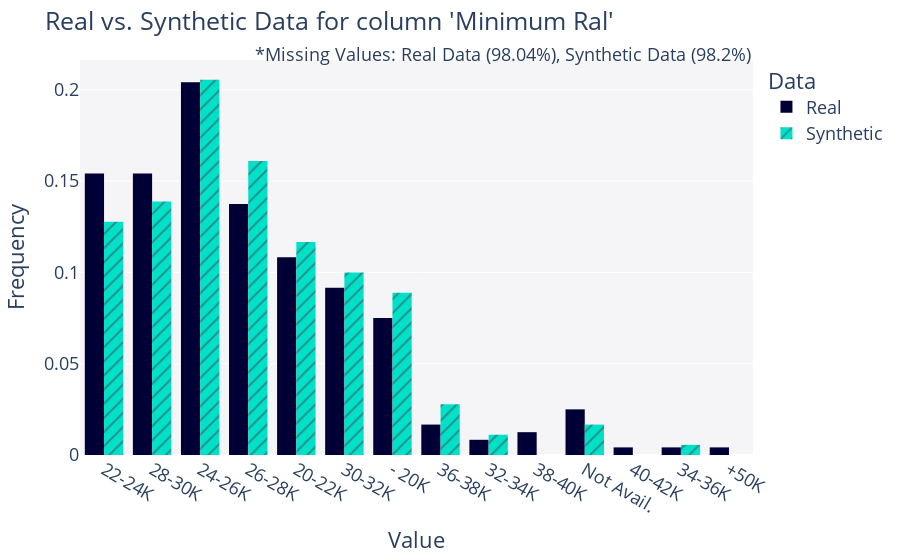
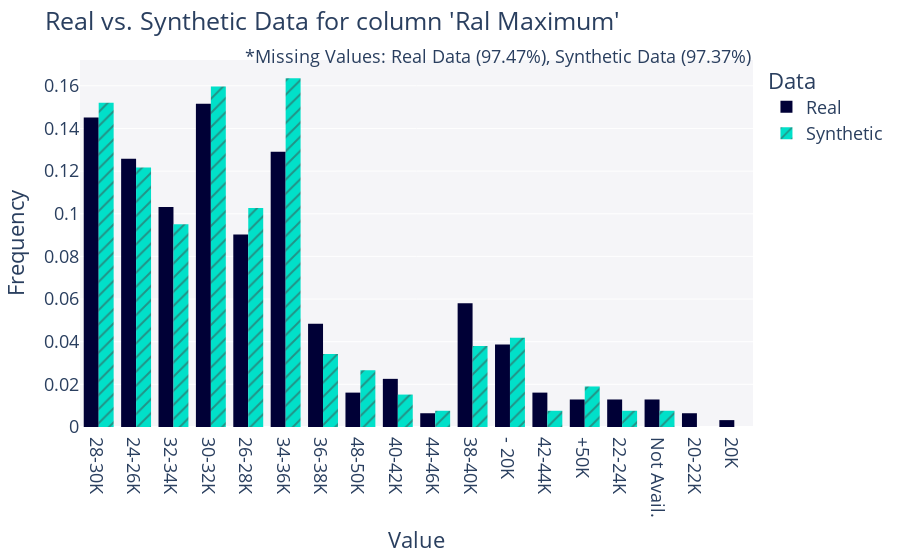
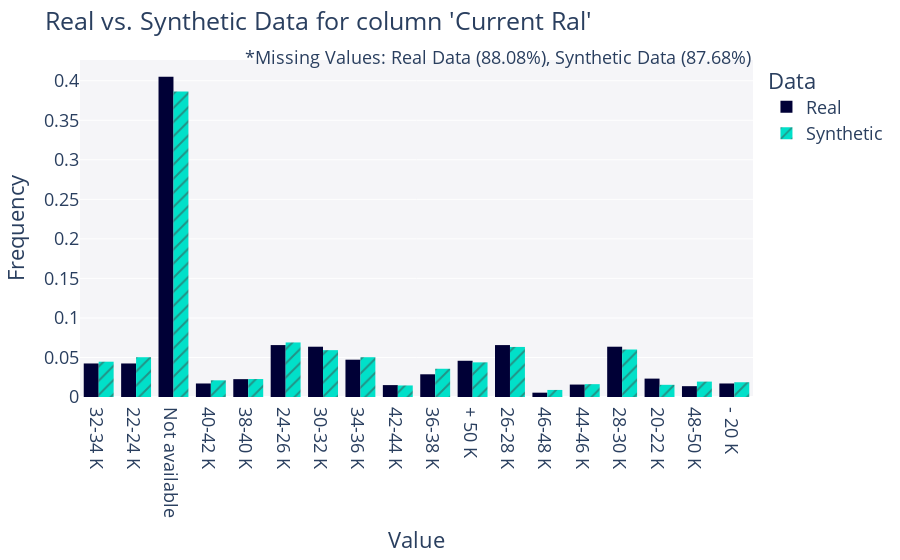
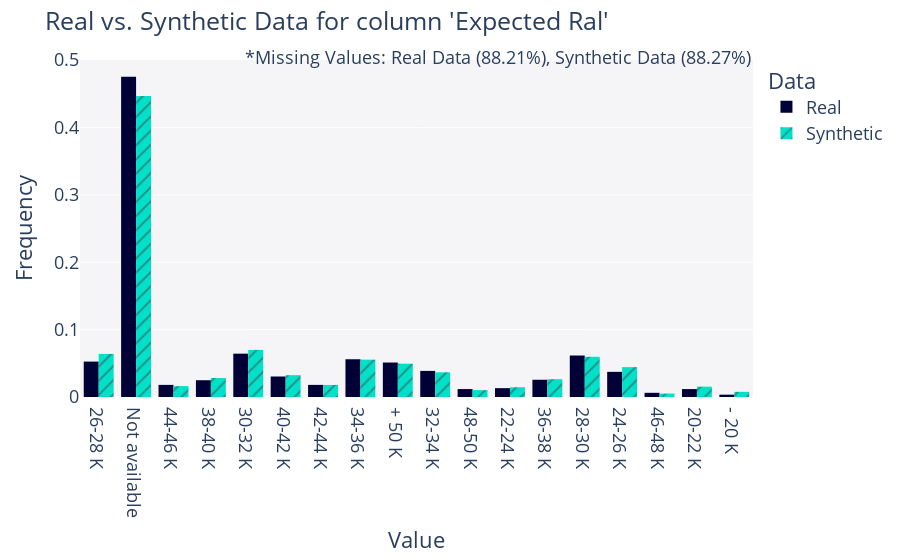

Notebook code cell kept with these figures, in order:
### Code cell
# 3. plot the data
columns_to_plot = ['Minimum Ral', 'Ral Maximum', 'Current Ral', 'Expected Ral', 'Year of insertion', 'Year of Recruitment', 'Sex', 'Candidate State', 'Age Range', 'Years Experience']
for col in columns_to_plot:
    fig = get_column_plot(
        real_data=data,
        synthetic_data=synthetic_data,
        metadata=metadata,
        column_name=col,
        plot_type='bar'
    )
        
    fig.show()

### Figure 1 — Plotly figure (JSON) as saved in the notebook; plotly's stock layout.template omitted (floating-point values rounded to 4 significant figures; data arrays with more than 128 entries replaced by an {"elided": "..."} marker saying what was removed)
{"data": [{"alignmentgroup": "True", "bingroup": "x", "histnorm": "probability density", "hovertemplate": "<b>Real</b><br>Frequency: %{y}<extra></extra>", "legendgroup": "Real", "marker": {"color": "#000036", "pattern": {"shape": ""}}, "name": "Real", "offsetgroup": "Real", "orientation": "v", "showlegend": true, "type": "histogram", "x": {"elided": "240 str values"}, "xaxis": "x", "yaxis": "y"}, {"alignmentgroup": "True", "bingroup": "x", "histnorm": "probability density", "hovertemplate": "<b>Synthetic</b><br>Frequency: %{y}<extra></extra>", "legendgroup": "Synthetic", "marker": {"color": "#01E0C9", "pattern": {"shape": "/"}}, "name": "Synthetic", "offsetgroup": "Synthetic", "orientation": "v", "showlegend": true, "type": "histogram", "x": {"elided": "180 str values"}, "xaxis": "x", "yaxis": "y"}], "layout": {"annotations": [{"showarrow": false, "text": "*Missing Values: Real Data (98.04%), Synthetic Data (98.2%)", "x": 1, "xref": "paper", "y": 1.05, "yref": "paper"}], "barmode": "group", "font": {"size": 18}, "legend": {"title": {"text": "Data"}, "tracegroupgap": 0}, "margin": {"t": 60}, "plot_bgcolor": "#F5F5F8", "title": {"text": "Real vs. Synthetic Data for column 'Minimum Ral'"}, "xaxis": {"anchor": "y", "domain": [0, 1], "title": {"text": "Value"}}, "yaxis": {"anchor": "x", "domain": [0, 1], "title": {"text": "Frequency"}}}}

### Figure 2 — Plotly figure (JSON) as saved in the notebook; plotly's stock layout.template omitted (floating-point values rounded to 4 significant figures; data arrays with more than 128 entries replaced by an {"elided": "..."} marker saying what was removed)
{"data": [{"alignmentgroup": "True", "bingroup": "x", "histnorm": "probability density", "hovertemplate": "<b>Real</b><br>Frequency: %{y}<extra></extra>", "legendgroup": "Real", "marker": {"color": "#000036", "pattern": {"shape": ""}}, "name": "Real", "offsetgroup": "Real", "orientation": "v", "showlegend": true, "type": "histogram", "x": {"elided": "310 str values"}, "xaxis": "x", "yaxis": "y"}, {"alignmentgroup": "True", "bingroup": "x", "histnorm": "probability density", "hovertemplate": "<b>Synthetic</b><br>Frequency: %{y}<extra></extra>", "legendgroup": "Synthetic", "marker": {"color": "#01E0C9", "pattern": {"shape": "/"}}, "name": "Synthetic", "offsetgroup": "Synthetic", "orientation": "v", "showlegend": true, "type": "histogram", "x": {"elided": "263 str values"}, "xaxis": "x", "yaxis": "y"}], "layout": {"annotations": [{"showarrow": false, "text": "*Missing Values: Real Data (97.47%), Synthetic Data (97.37%)", "x": 1, "xref": "paper", "y": 1.05, "yref": "paper"}], "barmode": "group", "font": {"size": 18}, "legend": {"title": {"text": "Data"}, "tracegroupgap": 0}, "margin": {"t": 60}, "plot_bgcolor": "#F5F5F8", "title": {"text": "Real vs. Synthetic Data for column 'Ral Maximum'"}, "xaxis": {"anchor": "y", "domain": [0, 1], "title": {"text": "Value"}}, "yaxis": {"anchor": "x", "domain": [0, 1], "title": {"text": "Frequency"}}}}

### Figure 3 — Plotly figure (JSON) as saved in the notebook; plotly's stock layout.template omitted (floating-point values rounded to 4 significant figures; data arrays with more than 128 entries replaced by an {"elided": "..."} marker saying what was removed)
{"data": [{"alignmentgroup": "True", "bingroup": "x", "histnorm": "probability density", "hovertemplate": "<b>Real</b><br>Frequency: %{y}<extra></extra>", "legendgroup": "Real", "marker": {"color": "#000036", "pattern": {"shape": ""}}, "name": "Real", "offsetgroup": "Real", "orientation": "v", "showlegend": true, "type": "histogram", "x": {"elided": "1462 str values"}, "xaxis": "x", "yaxis": "y"}, {"alignmentgroup": "True", "bingroup": "x", "histnorm": "probability density", "hovertemplate": "<b>Synthetic</b><br>Frequency: %{y}<extra></extra>", "legendgroup": "Synthetic", "marker": {"color": "#01E0C9", "pattern": {"shape": "/"}}, "name": "Synthetic", "offsetgroup": "Synthetic", "orientation": "v", "showlegend": true, "type": "histogram", "x": {"elided": "1232 str values"}, "xaxis": "x", "yaxis": "y"}], "layout": {"annotations": [{"showarrow": false, "text": "*Missing Values: Real Data (88.08%), Synthetic Data (87.68%)", "x": 1, "xref": "paper", "y": 1.05, "yref": "paper"}], "barmode": "group", "font": {"size": 18}, "legend": {"title": {"text": "Data"}, "tracegroupgap": 0}, "margin": {"t": 60}, "plot_bgcolor": "#F5F5F8", "title": {"text": "Real vs. Synthetic Data for column 'Current Ral'"}, "xaxis": {"anchor": "y", "domain": [0, 1], "title": {"text": "Value"}}, "yaxis": {"anchor": "x", "domain": [0, 1], "title": {"text": "Frequency"}}}}

### Figure 4 — Plotly figure (JSON) as saved in the notebook; plotly's stock layout.template omitted (floating-point values rounded to 4 significant figures; data arrays with more than 128 entries replaced by an {"elided": "..."} marker saying what was removed)
{"data": [{"alignmentgroup": "True", "bingroup": "x", "histnorm": "probability density", "hovertemplate": "<b>Real</b><br>Frequency: %{y}<extra></extra>", "legendgroup": "Real", "marker": {"color": "#000036", "pattern": {"shape": ""}}, "name": "Real", "offsetgroup": "Real", "orientation": "v", "showlegend": true, "type": "histogram", "x": {"elided": "1446 str values"}, "xaxis": "x", "yaxis": "y"}, {"alignmentgroup": "True", "bingroup": "x", "histnorm": "probability density", "hovertemplate": "<b>Synthetic</b><br>Frequency: %{y}<extra></extra>", "legendgroup": "Synthetic", "marker": {"color": "#01E0C9", "pattern": {"shape": "/"}}, "name": "Synthetic", "offsetgroup": "Synthetic", "orientation": "v", "showlegend": true, "type": "histogram", "x": {"elided": "1173 str values"}, "xaxis": "x", "yaxis": "y"}], "layout": {"annotations": [{"showarrow": false, "text": "*Missing Values: Real Data (88.21%), Synthetic Data (88.27%)", "x": 1, "xref": "paper", "y": 1.05, "yref": "paper"}], "barmode": "group", "font": {"size": 18}, "legend": {"title": {"text": "Data"}, "tracegroupgap": 0}, "margin": {"t": 60}, "plot_bgcolor": "#F5F5F8", "title": {"text": "Real vs. Synthetic Data for column 'Expected Ral'"}, "xaxis": {"anchor": "y", "domain": [0, 1], "title": {"text": "Value"}}, "yaxis": {"anchor": "x", "domain": [0, 1], "title": {"text": "Frequency"}}}}
